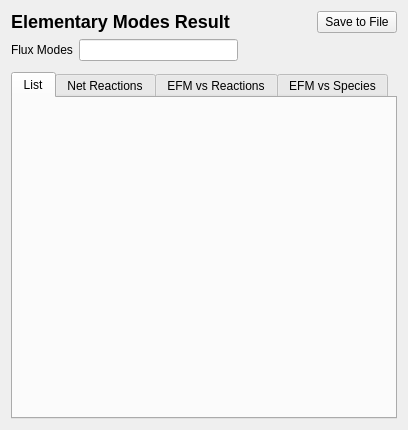
<?xml version="1.0" encoding="UTF-8"?>
<ui version="4.0">
<comment> Begin CVS Header </comment>
<comment>   $Source: /fs/turing/cvs/copasi_dev/copasi/UI/CQEFMResultWidget.ui,v $ </comment>
<comment>   $Revision: 1.4 $ </comment>
<comment>   $Name: Build-33 $ </comment>
<comment>   $Author: pwilly $ </comment>
<comment>   $Date: 2010/04/02 17:07:06 $ </comment>
<comment> End CVS Header </comment>

<comment> Copyright (C) 2010 by Pedro Mendes, Virginia Tech Intellectual </comment>
<comment> Properties, Inc., University of Heidelberg, and The University </comment>
<comment> of Manchester. </comment>
<comment> All rights reserved. </comment>

 <class>CQEFMResultWidget</class>
 <widget class="CopasiWidget" name="CQEFMResultWidget">
  <property name="geometry">
   <rect>
    <x>0</x>
    <y>0</y>
    <width>408</width>
    <height>430</height>
   </rect>
  </property>
  <property name="windowTitle">
   <string>Elementary Modes Result Window</string>
  </property>
  <layout class="QVBoxLayout" name="verticalLayout">
   <item>
    <layout class="QHBoxLayout" name="horizontalLayout">
     <item>
      <widget class="QLabel" name="mpLblResult">
       <property name="sizePolicy">
        <sizepolicy hsizetype="MinimumExpanding" vsizetype="Preferred">
         <horstretch>0</horstretch>
         <verstretch>0</verstretch>
        </sizepolicy>
       </property>
       <property name="text">
        <string>&lt;!DOCTYPE HTML PUBLIC &quot;-//W3C//DTD HTML 4.0//EN&quot; &quot;http://www.w3.org/TR/REC-html40/strict.dtd&quot;&gt;
&lt;html&gt;&lt;head&gt;&lt;meta name=&quot;qrichtext&quot; content=&quot;1&quot; /&gt;&lt;style type=&quot;text/css&quot;&gt;
p, li { white-space: pre-wrap; }
&lt;/style&gt;&lt;/head&gt;&lt;body style=&quot; font-family:'Lucida Grande'; font-size:13pt; font-weight:400; font-style:normal;&quot;&gt;
&lt;p style=&quot; margin-top:16px; margin-bottom:12px; margin-left:0px; margin-right:0px; -qt-block-indent:0; text-indent:0px;&quot;&gt;&lt;span style=&quot; font-size:x-large; font-weight:600;&quot;&gt;Elementary Modes Result&lt;/span&gt;&lt;/p&gt;&lt;/body&gt;&lt;/html&gt;</string>
       </property>
      </widget>
     </item>
     <item>
      <widget class="QPushButton" name="mpBtnSave">
       <property name="text">
        <string>Save to File</string>
       </property>
      </widget>
     </item>
    </layout>
   </item>
   <item>
    <layout class="QHBoxLayout" name="horizontalLayout_2">
     <item>
      <widget class="QLabel" name="mpLblFluxModes">
       <property name="text">
        <string>Flux Modes</string>
       </property>
       <property name="wordWrap">
        <bool>false</bool>
       </property>
      </widget>
     </item>
     <item>
      <widget class="QLineEdit" name="mpEditFluxModes">
       <property name="readOnly">
        <bool>true</bool>
       </property>
      </widget>
     </item>
     <item>
      <spacer name="mpSpacer">
       <property name="orientation">
        <enum>Qt::Horizontal</enum>
       </property>
       <property name="sizeHint" stdset="0">
        <size>
         <width>40</width>
         <height>20</height>
        </size>
       </property>
      </spacer>
     </item>
    </layout>
   </item>
   <item>
    <spacer name="verticalSpacer">
     <property name="orientation">
      <enum>Qt::Vertical</enum>
     </property>
     <property name="sizeType">
      <enum>QSizePolicy::Fixed</enum>
     </property>
     <property name="sizeHint" stdset="0">
      <size>
       <width>20</width>
       <height>5</height>
      </size>
     </property>
    </spacer>
   </item>
   <item>
    <widget class="QTabWidget" name="mpTabWidget">
     <property name="currentIndex">
      <number>0</number>
     </property>
     <widget class="CQEFMListWidget" name="mpEFMListWidget">
      <attribute name="title">
       <string>List</string>
      </attribute>
     </widget>
     <widget class="QTableView" name="mpNetReactions">
      <attribute name="title">
       <string>Net Reactions</string>
      </attribute>
     </widget>
     <widget class="QTableView" name="mpReactionMatrix">
      <attribute name="title">
       <string>EFM vs Reactions</string>
      </attribute>
     </widget>
     <widget class="QTableView" name="mpSpeciesMatrix">
      <attribute name="title">
       <string>EFM vs Species</string>
      </attribute>
     </widget>
    </widget>
   </item>
  </layout>
 </widget>
 <customwidgets>
  <customwidget>
   <class>CQEFMListWidget</class>
   <extends>QWidget</extends>
   <header>CQEFMListWidget.h</header>
  </customwidget>
  <customwidget>
   <class>CopasiWidget</class>
   <extends>QWidget</extends>
   <header>copasiWidget.h</header>
   <container>1</container>
  </customwidget>
 </customwidgets>
 <tabstops>
  <tabstop>mpEditFluxModes</tabstop>
  <tabstop>mpBtnSave</tabstop>
  <tabstop>mpTabWidget</tabstop>
 </tabstops>
 <resources/>
 <connections>
  <connection>
   <sender>mpBtnSave</sender>
   <signal>clicked()</signal>
   <receiver>CQEFMResultWidget</receiver>
   <slot>slotSave()</slot>
   <hints>
    <hint type="sourcelabel">
     <x>290</x>
     <y>24</y>
    </hint>
    <hint type="destinationlabel">
     <x>176</x>
     <y>80</y>
    </hint>
   </hints>
  </connection>
 </connections>
</ui>
